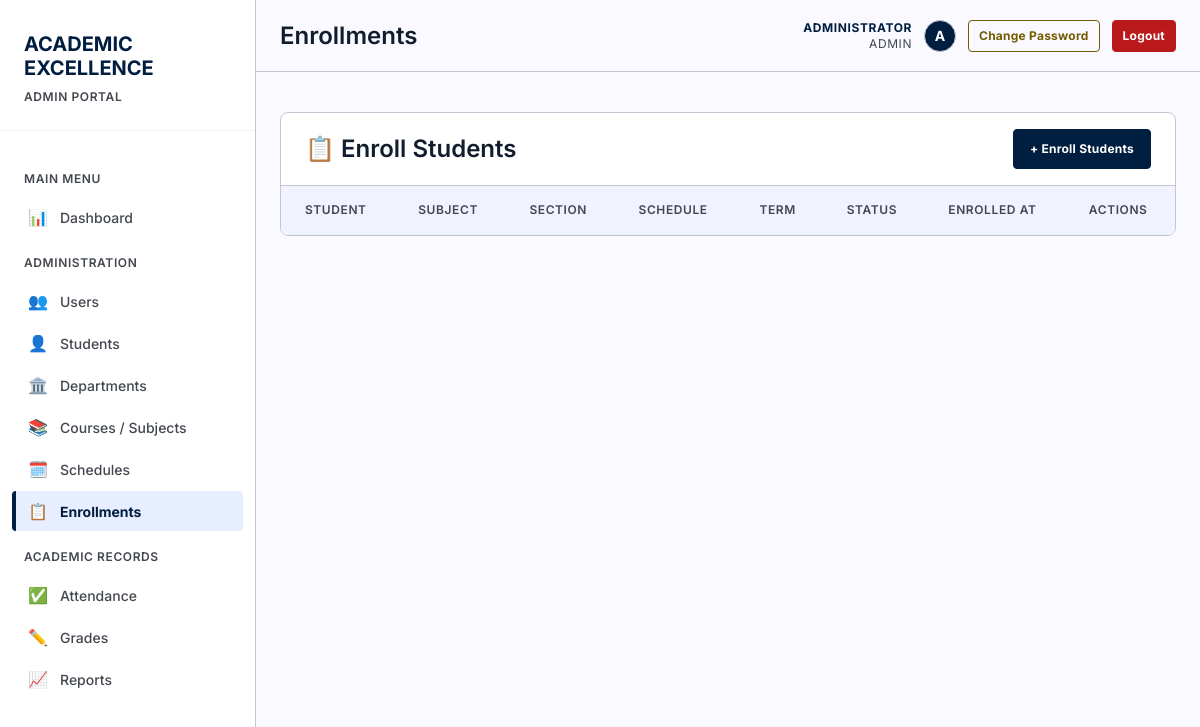
The app's page /pages/enrollments.php (signed in), older data.
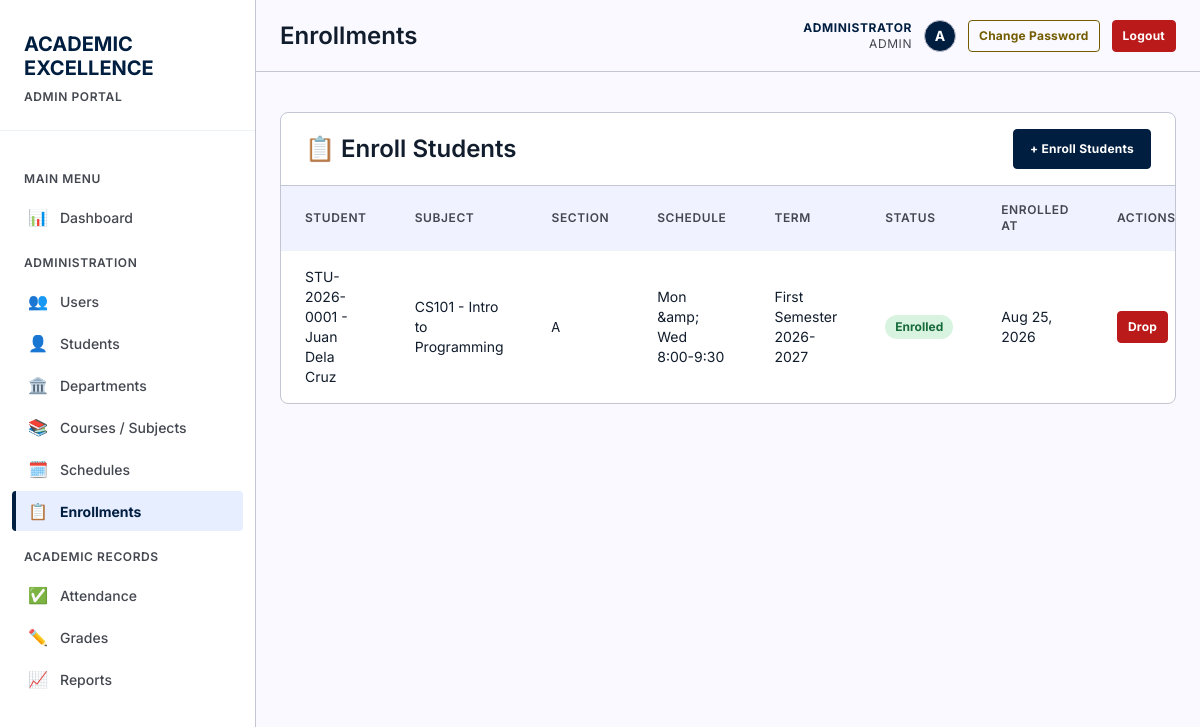
The same page, newer data.
### tables this page shows
CREATE TABLE enrollments (
            id INTEGER PRIMARY KEY AUTOINCREMENT,
            student_id INTEGER NOT NULL,
            section_id INTEGER NOT NULL,
            enrolled_at DATETIME NOT NULL DEFAULT CURRENT_TIMESTAMP,
            status TEXT NOT NULL DEFAULT 'Enrolled' CHECK(status IN ('Enrolled', 'Dropped', 'Completed', 'Withdrawn')),
            final_score REAL CHECK(final_score IS NULL OR final_score BETWEEN 0 AND 100),
            final_grade TEXT,
            remarks TEXT,
            UNIQUE(student_id, section_id),
            FOREIGN KEY (student_id) REFERENCES students(id) ON DELETE CASCADE,
            FOREIGN KEY (section_id) REFERENCES course_sections(id) ON DELETE CASCADE
        );

CREATE TABLE students (
        id INTEGER PRIMARY KEY AUTOINCREMENT,
        student_id TEXT UNIQUE NOT NULL,
        first_name TEXT NOT NULL,
        last_name TEXT NOT NULL,
        email TEXT,
        phone TEXT,
        date_of_birth DATE,
        gender TEXT CHECK(gender IN ('Male', 'Female', 'Other')),
        enrollment_date DATE DEFAULT CURRENT_DATE,
        status TEXT DEFAULT 'Active' CHECK(status IN ('Active', 'Inactive', 'Graduated')),
        created_at TIMESTAMP DEFAULT CURRENT_TIMESTAMP
    , user_id INTEGER REFERENCES users(id) ON DELETE SET NULL, program_id INTEGER REFERENCES programs(id) ON DELETE SET NULL, year_level INTEGER, expected_graduation_date DATE, updated_at DATETIME);

CREATE TABLE subjects (
        id INTEGER PRIMARY KEY AUTOINCREMENT,
        subject_code TEXT UNIQUE NOT NULL,
        subject_name TEXT NOT NULL,
        description TEXT,
        credits INTEGER DEFAULT 3,
        created_at TIMESTAMP DEFAULT CURRENT_TIMESTAMP
    , department_id INTEGER REFERENCES departments(id) ON DELETE SET NULL, course_level INTEGER, is_active INTEGER NOT NULL DEFAULT 1 CHECK(is_active IN (0, 1)), updated_at DATETIME);

CREATE TABLE course_sections (
            id INTEGER PRIMARY KEY AUTOINCREMENT,
            subject_id INTEGER NOT NULL,
            instructor_id INTEGER NOT NULL,
            term_id INTEGER NOT NULL,
            section_code TEXT NOT NULL,
            room TEXT,
            schedule TEXT,
            capacity INTEGER CHECK(capacity IS NULL OR capacity > 0),
            status TEXT NOT NULL DEFAULT 'Open' CHECK(status IN ('Open', 'Closed', 'Completed', 'Cancelled')),
            created_at DATETIME NOT NULL DEFAULT CURRENT_TIMESTAMP,
            updated_at DATETIME NOT NULL DEFAULT CURRENT_TIMESTAMP,
            UNIQUE(subject_id, term_id, section_code),
            FOREIGN KEY (subject_id) REFERENCES subjects(id) ON DELETE RESTRICT,
            FOREIGN KEY (instructor_id) REFERENCES instructors(id) ON DELETE RESTRICT,
            FOREIGN KEY (term_id) REFERENCES academic_terms(id) ON DELETE RESTRICT
        );

CREATE TABLE academic_terms (
            id INTEGER PRIMARY KEY AUTOINCREMENT,
            term_code TEXT NOT NULL UNIQUE,
            term_name TEXT NOT NULL,
            academic_year TEXT NOT NULL,
            start_date DATE NOT NULL,
            end_date DATE NOT NULL,
            is_current INTEGER NOT NULL DEFAULT 0 CHECK(is_current IN (0, 1)),
            created_at DATETIME NOT NULL DEFAULT CURRENT_TIMESTAMP,
            CHECK(end_date >= start_date)
        );

### includes/functions.php (called while the page is built, shortened)
<?php
function formatDate($date) {
    return date('M d, Y', strtotime($date));
}

### pages/enrollments.php (the view, shortened to what this page needs)
<?php
require_once '../includes/functions.php';
$db = getDB();
$enrollments = $db->query("
    SELECT e.id, e.status, e.enrolled_at,
           st.student_id, st.first_name, st.last_name,
           sub.subject_code, sub.subject_name, cs.section_code, cs.schedule,
           t.term_name, t.academic_year
    FROM enrollments e
    JOIN students st ON e.student_id = st.id
    JOIN course_sections cs ON e.section_id = cs.id
    JOIN subjects sub ON cs.subject_id = sub.id
    JOIN academic_terms t ON cs.term_id = t.id
    ORDER BY e.enrolled_at DESC
")->fetchAll();
include '../includes/header.php';
?>
<main>
    <div class="card">
        <div class="card-header" style="display: flex; justify-content: space-between; align-items: center;">
            <h2>📋 Enroll Students</h2>
            <button class="btn btn-primary" onclick="document.getElementById('enrollModal').style.display='block'">+ Enroll Students</button>
        </div>
        <table>
            <thead>
                <tr>
                    <th>Student</th>
                    <th>Subject</th>
                    <th>Section</th>
                    <th>Schedule</th>
                    <th>Term</th>
                    <th>Status</th>
                    <th>Enrolled At</th>
                    <th>Actions</th>
                </tr>
            </thead>
            <tbody>
                <?php foreach ($enrollments as $enrollment): ?>
                <tr>
                    <td><?php echo htmlspecialchars($enrollment['student_id'] . ' - ' . $enrollment['first_name'] . ' ' . $enrollment['last_name']); ?></td>
                    <td><?php echo htmlspecialchars($enrollment['subject_code'] . ' - ' . $enrollment['subject_name']); ?></td>
                    <td><code><?php echo htmlspecialchars($enrollment['section_code']); ?></code></td>
                    <td><?php echo htmlspecialchars($enrollment['schedule'] ?? '—'); ?></td>
                    <td><?php echo htmlspecialchars($enrollment['term_name'] . ' ' . $enrollment['academic_year']); ?></td>
                    <td>
                        <span class="attendance-badge status-<?php echo $enrollment['status'] === 'Enrolled' ? 'present' : 'absent'; ?>">
                            <?php echo htmlspecialchars($enrollment['status']); ?>
                        </span>
                    </td>
                    <td><?php echo formatDate($enrollment['enrolled_at']); ?></td>
                    <td>
                        <?php if ($enrollment['status'] === 'Enrolled'): ?>
                        <form method="POST" style="display: inline;" onsubmit="return confirm('Drop this enrollment?')">
                            <button type="submit" class="btn btn-danger btn-sm">Drop</button>
                        </form>
                        <?php endif; ?>
                    </td>
                </tr>
                <?php endforeach; ?>
            </tbody>
        </table>
    </div>
</main>
<?php include '../includes/footer.php'; ?>

Row changes from the older to the newer data that the page shows:
added enrollments: student.last_name "STU-2026-0001 - Juan Dela Cruz", subjects.subject_code+subject_name "CS101 - Intro to Programming", section.section_code "A", section.schedule "Mon &amp; Wed 8:00-9:30", academic_terms.term_name+academic_year "First Semester 2026-2027", status "Enrolled", enrolled_at "Aug 25, 2026"
